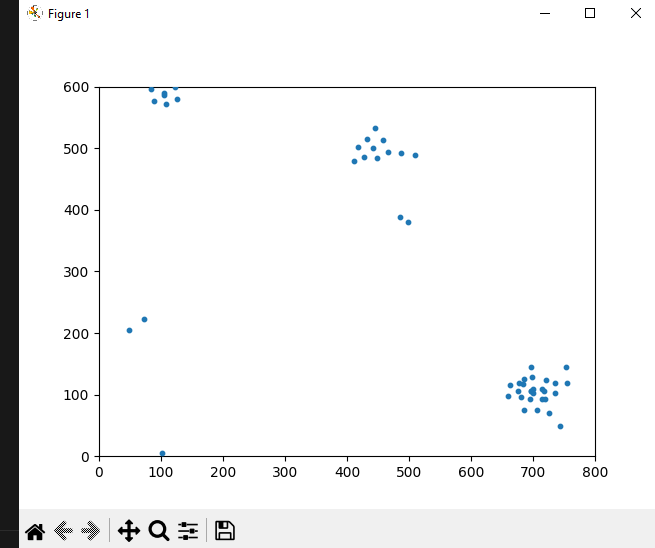

Source code (Python):
import numpy as np
import matplotlib.pyplot as plt
import matplotlib.animation as animation

# --- 1. Definición de la Clase Agente (Pájaro) ---
class Boid:
    def __init__(self, x, y, vx, vy, perception_radius=50, separation_distance=20, max_speed=5):
        self.position = np.array([x, y], dtype=float)
        self.velocity = np.array([vx, vy], dtype=float)
        self.perception_radius = perception_radius  # Radio para percibir otros boids
        self.separation_distance = separation_distance # Distancia para la regla de separación
        self.max_speed = max_speed # Velocidad máxima para limitar el movimiento

    def update_velocity(self, boids):
        # Reiniciar las fuerzas de las reglas para el cálculo
        v_separation = np.array([0.0, 0.0])
        v_alignment = np.array([0.0, 0.0])
        v_cohesion = np.array([0.0, 0.0])

        num_neighbors_separation = 0
        num_neighbors_alignment_cohesion = 0
        
        avg_velocity = np.array([0.0, 0.0])
        center_of_mass = np.array([0.0, 0.0])

        for other_boid in boids:
            if other_boid is self:
                continue

            distance = np.linalg.norm(self.position - other_boid.position)

            # Regla de Separación: Evitar chocar con boids cercanos
            if distance < self.separation_distance:
                # Moverse en la dirección opuesta al boid cercano
                v_separation += (self.position - other_boid.position) / distance
                num_neighbors_separation += 1

            # Reglas de Alineación y Cohesión: Considerar boids dentro del radio de percepción
            if distance < self.perception_radius:
                avg_velocity += other_boid.velocity
                center_of_mass += other_boid.position
                num_neighbors_alignment_cohesion += 1

        # Aplicar reglas solo si hay vecinos
        if num_neighbors_separation > 0:
            v_separation /= num_neighbors_separation
            v_separation = self._limit_speed(v_separation, 1.0) # Ajustar la fuerza de separación

        if num_neighbors_alignment_cohesion > 0:
            # Regla de Alineación: Dirigirse hacia la velocidad promedio de los vecinos
            v_alignment = avg_velocity / num_neighbors_alignment_cohesion
            v_alignment = self._limit_speed(v_alignment, 0.5) # Ajustar la fuerza de alineación

            # Regla de Cohesión: Dirigirse hacia el centro de masa de los vecinos
            v_cohesion = (center_of_mass / num_neighbors_alignment_cohesion) - self.position
            v_cohesion = self._limit_speed(v_cohesion, 0.5) # Ajustar la fuerza de cohesión

        # Combinar todas las fuerzas para la nueva velocidad
        self.velocity += v_separation + v_alignment + v_cohesion
        self.velocity = self._limit_speed(self.velocity, self.max_speed)

    def _limit_speed(self, vector, limit):
        # Limita la magnitud de un vector
        magnitude = np.linalg.norm(vector)
        if magnitude > limit:
            return vector / magnitude * limit
        return vector

    def update_position(self, x_limit, y_limit):
        self.position += self.velocity

        # Mantener los boids dentro de los límites del entorno
        if self.position[0] < 0:
            self.position[0] = x_limit
        elif self.position[0] > x_limit:
            self.position[0] = 0

        if self.position[1] < 0:
            self.position[1] = y_limit
        elif self.position[1] > y_limit:
            self.position[1] = 0

# --- 2. Configuración del Entorno y Simulación ---
def simulate_boids(num_boids=50, x_limit=800, y_limit=600, frames=200):
    boids = []
    for _ in range(num_boids):
        x = np.random.rand() * x_limit
        y = np.random.rand() * y_limit
        vx = np.random.uniform(-1, 1) * 2 # Velocidad inicial aleatoria
        vy = np.random.uniform(-1, 1) * 2
        boids.append(Boid(x, y, vx, vy))

    # Configuración de la visualización
    fig, ax = plt.subplots()
    ax.set_xlim(0, x_limit)
    ax.set_ylim(0, y_limit)
    
    # Dibujar los boids como puntos o flechas
    scat = ax.scatter([b.position[0] for b in boids], [b.position[1] for b in boids], s=10)

    def update(frame):
        for boid in boids:
            boid.update_velocity(boids) # Aplicar reglas de comportamiento [cite: 34]
            boid.update_position(x_limit, y_limit) # Actualizar posición [cite: 36, 38]

        # Actualizar los datos del scatter plot
        scat.set_offsets([[b.position[0], b.position[1]] for b in boids])
        return scat,

    ani = animation.FuncAnimation(fig, update, frames=frames, interval=50, blit=True)
    plt.show()

# --- Ejecutar la simulación ---
if __name__ == "__main__":
    simulate_boids()
